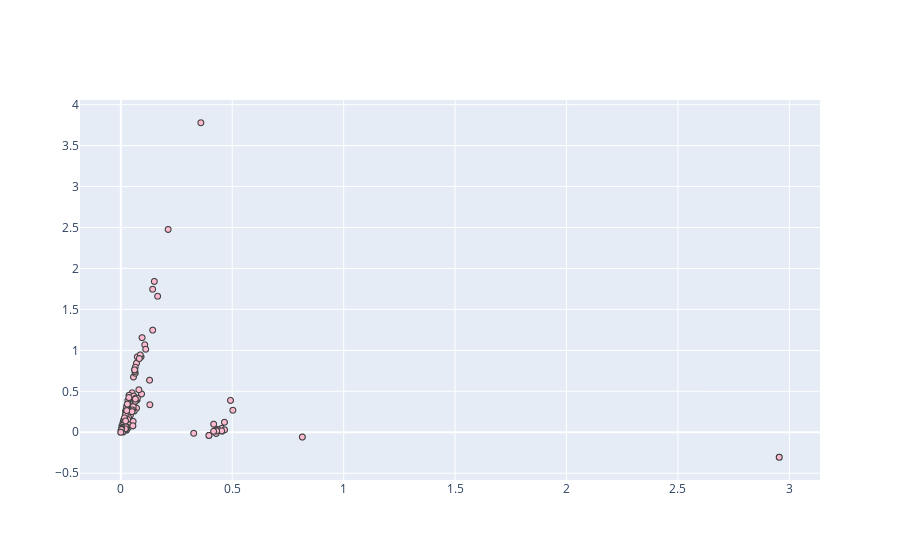

The code cell stored with this chart in its notebook:
### Code cell
trace = go.Scattergl(
    x = data_2d[:,0],
    y = data_2d[:,1],
    mode = 'markers',
    marker = dict(
        color = '#FFBAD2',
        line = dict(width = 1)
    ),
    text = vectorizer.get_feature_names(),
    hovertext = vectorizer.get_feature_names(),
    hoverinfo = 'text' 
)
data = [trace]
iplot(data, filename='scatter-mode')

### Figure 1 — Plotly figure (JSON) as saved in the notebook; plotly's stock layout.template omitted (floating-point values rounded to 4 significant figures; data arrays with more than 128 entries replaced by an {"elided": "..."} marker saying what was removed)
{"data": [{"hoverinfo": "text", "hovertext": ["afford", "appeal", "apple", "area", "better", "big", "black", "body", "break", "buddha", "cases", "children", "china", "chinese", "come", "comet", "corona", "coronavirus", "covid", "covid-", "cut", "dad", "day", "end", "face", "feel", "free", "friends", "getting", "going", "good", "google", "got", "hair", "help", "home", "hope", "hours", "job", "know", "let", "life", "like", "live", "look", "looking", "man", "mask", "masks", "meme", "messiah", "ncov", "need", "neowise", "new", "old", "open", "pandemic", "people", "positive", "proxy", "question", "real", "right", "savior", "says", "school", "season", "state", "stop", "tax", "texas", "thing", "things", "think", "thread", "time", "today", "trump", "type", "want", "war", "way", "woman", "work", "workers", "world", "year", "years"], "marker": {"color": "#FFBAD2", "line": {"width": 1}}, "mode": "markers", "text": ["afford", "appeal", "apple", "area", "better", "big", "black", "body", "break", "buddha", "cases", "children", "china", "chinese", "come", "comet", "corona", "coronavirus", "covid", "covid-", "cut", "dad", "day", "end", "face", "feel", "free", "friends", "getting", "going", "good", "google", "got", "hair", "help", "home", "hope", "hours", "job", "know", "let", "life", "like", "live", "look", "looking", "man", "mask", "masks", "meme", "messiah", "ncov", "need", "neowise", "new", "old", "open", "pandemic", "people", "positive", "proxy", "question", "real", "right", "savior", "says", "school", "season", "state", "stop", "tax", "texas", "thing", "things", "think", "thread", "time", "today", "trump", "type", "want", "war", "way", "woman", "work", "workers", "world", "year", "years"], "type": "scattergl", "x": {"elided": "686 float values"}, "y": {"elided": "686 float values"}}], "layout": {}}
